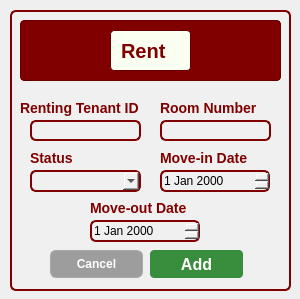
<?xml version="1.0" encoding="UTF-8"?>
<ui version="4.0">
 <class>Dialog</class>
 <widget class="QDialog" name="Dialog">
  <property name="geometry">
   <rect>
    <x>0</x>
    <y>0</y>
    <width>300</width>
    <height>299</height>
   </rect>
  </property>
  <property name="windowTitle">
   <string>Dialog</string>
  </property>
  <widget class="QFrame" name="frame">
   <property name="geometry">
    <rect>
     <x>10</x>
     <y>10</y>
     <width>281</width>
     <height>281</height>
    </rect>
   </property>
   <property name="styleSheet">
    <string notr="true">background-color: rgb(240, 240, 240);
border: 2px solid #800000;
border-radius: 6px;
</string>
   </property>
   <property name="frameShape">
    <enum>QFrame::StyledPanel</enum>
   </property>
   <property name="frameShadow">
    <enum>QFrame::Raised</enum>
   </property>
   <widget class="QFrame" name="frame_3">
    <property name="geometry">
     <rect>
      <x>10</x>
      <y>10</y>
      <width>261</width>
      <height>61</height>
     </rect>
    </property>
    <property name="styleSheet">
     <string notr="true">background-color: #800000;  /* Maroon background */
                border: 1px solid #660000;  /* Darker maroon border */
                border-radius: 4px;
                padding: 5px;
                font-family: 'Times New Roman', serif;  /* Formal font */
                font-size: 14px;
                color: white;</string>
    </property>
    <property name="frameShape">
     <enum>QFrame::StyledPanel</enum>
    </property>
    <property name="frameShadow">
     <enum>QFrame::Raised</enum>
    </property>
    <widget class="QLabel" name="label_2">
     <property name="geometry">
      <rect>
       <x>90</x>
       <y>10</y>
       <width>81</width>
       <height>41</height>
      </rect>
     </property>
     <property name="styleSheet">
      <string notr="true">background-color: rgb(250, 255, 242);
border: 1px solid #660000;
border-radius: 4px;
padding: 5px;
font-family: 'Cal Sans', sans-serif;
font-weight: 700;
font-style: normal;
font-size: 20px;
color: #800000;
text-align: center;
vertical-align: middle;

</string>
     </property>
     <property name="text">
      <string>Rent</string>
     </property>
    </widget>
   </widget>
   <widget class="QPushButton" name="AddpushButton">
    <property name="geometry">
     <rect>
      <x>140</x>
      <y>240</y>
      <width>93</width>
      <height>28</height>
     </rect>
    </property>
    <property name="styleSheet">
     <string notr="true">background-color: #388E3C; /* Darker green */
color: white;
font-family: &quot;Cal Sans&quot;, sans-serif;
font-weight: 700; /* Bold */
font-size: 16px;
border: none;
border-radius: 4px;
padding: 6px 12px;
</string>
    </property>
    <property name="text">
     <string>Add</string>
    </property>
   </widget>
   <widget class="QPushButton" name="CancelpushButton">
    <property name="geometry">
     <rect>
      <x>40</x>
      <y>240</y>
      <width>93</width>
      <height>28</height>
     </rect>
    </property>
    <property name="styleSheet">
     <string notr="true">background: rgb(157, 157, 157);
color: white;
font-family: 'Cal Sans', sans-serif;
font-weight: 500;
font-style: normal;
font-size: 12px;
border: 1px solid rgb(169, 169, 169);
</string>
    </property>
    <property name="text">
     <string>Cancel</string>
    </property>
   </widget>
   <widget class="QComboBox" name="MoveStatuscomboBox">
    <property name="geometry">
     <rect>
      <x>20</x>
      <y>160</y>
      <width>111</width>
      <height>22</height>
     </rect>
    </property>
   </widget>
   <widget class="QDateEdit" name="MoveInDateEdit">
    <property name="geometry">
     <rect>
      <x>150</x>
      <y>160</y>
      <width>110</width>
      <height>22</height>
     </rect>
    </property>
   </widget>
   <widget class="QLabel" name="label_10">
    <property name="geometry">
     <rect>
      <x>20</x>
      <y>140</y>
      <width>111</width>
      <height>16</height>
     </rect>
    </property>
    <property name="styleSheet">
     <string notr="true">background: none;
    border: none;
    color: #800000;
    font-family: 'Cal Sans', sans-serif;
    font-weight: 700;
    font-style: normal;
    font-size: 14px;</string>
    </property>
    <property name="text">
     <string>Status</string>
    </property>
   </widget>
   <widget class="QLabel" name="label_5">
    <property name="geometry">
     <rect>
      <x>150</x>
      <y>140</y>
      <width>111</width>
      <height>16</height>
     </rect>
    </property>
    <property name="styleSheet">
     <string notr="true">background: none;
    border: none;
    color: #800000;
    font-family: 'Cal Sans', sans-serif;
    font-weight: 700;
    font-style: normal;
    font-size: 14px;</string>
    </property>
    <property name="text">
     <string>Move-in Date</string>
    </property>
   </widget>
   <widget class="QLabel" name="label_4">
    <property name="geometry">
     <rect>
      <x>10</x>
      <y>90</y>
      <width>131</width>
      <height>16</height>
     </rect>
    </property>
    <property name="styleSheet">
     <string notr="true">background: none;
    border: none;
    color: #800000;
    font-family: 'Cal Sans', sans-serif;
    font-weight: 700;
    font-style: normal;
    font-size: 14px;</string>
    </property>
    <property name="text">
     <string>Renting Tenant ID</string>
    </property>
   </widget>
   <widget class="QLabel" name="label_3">
    <property name="geometry">
     <rect>
      <x>150</x>
      <y>90</y>
      <width>101</width>
      <height>16</height>
     </rect>
    </property>
    <property name="styleSheet">
     <string notr="true">background: none;
    border: none;
    color: #800000;
    font-family: 'Cal Sans', sans-serif;
    font-weight: 700;
    font-style: normal;
    font-size: 14px;</string>
    </property>
    <property name="text">
     <string>Room Number</string>
    </property>
   </widget>
   <widget class="QDateEdit" name="MoveOutDateEdit">
    <property name="geometry">
     <rect>
      <x>80</x>
      <y>210</y>
      <width>110</width>
      <height>22</height>
     </rect>
    </property>
   </widget>
   <widget class="QLabel" name="label_6">
    <property name="geometry">
     <rect>
      <x>80</x>
      <y>190</y>
      <width>111</width>
      <height>16</height>
     </rect>
    </property>
    <property name="styleSheet">
     <string notr="true">background: none;
    border: none;
    color: #800000;
    font-family: 'Cal Sans', sans-serif;
    font-weight: 700;
    font-style: normal;
    font-size: 14px;</string>
    </property>
    <property name="text">
     <string>Move-out Date</string>
    </property>
   </widget>
   <widget class="QLineEdit" name="RentingTenantLineEdit">
    <property name="geometry">
     <rect>
      <x>20</x>
      <y>110</y>
      <width>111</width>
      <height>21</height>
     </rect>
    </property>
   </widget>
   <widget class="QLineEdit" name="RoomNumberLineEdit">
    <property name="geometry">
     <rect>
      <x>150</x>
      <y>110</y>
      <width>111</width>
      <height>21</height>
     </rect>
    </property>
   </widget>
  </widget>
 </widget>
 <resources/>
 <connections/>
</ui>
